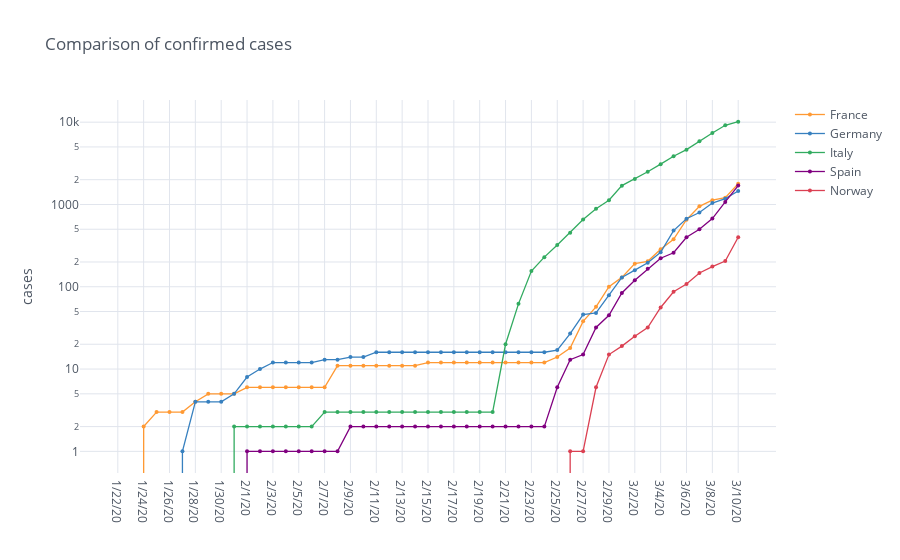

Write notebook code for a chart like this one.
### Code cell
countries = ['Germany', 'France', 'Italy', 'Spain', 'Norway']

confirmed_cases_countries = df_confirmed[df_confirmed['Country/Region'].isin(countries)].loc[:, '1/22/20':].transpose(copy=True)
countries_columns = df_confirmed[df_confirmed['Country/Region'].isin(countries)].loc[:, 'Country/Region'].tolist()
confirmed_cases_countries.columns = countries_columns

# confirmed_cases_countries.head()

fig = confirmed_cases_countries.iplot(theme="white", title='Comparison of confirmed cases', size=4, yTitle='cases', mode='lines+markers', asFigure=True)
fig.update_layout(yaxis_type="log")
fig.show()

### Figure 1 — Plotly figure (JSON) as saved in the notebook; plotly's stock layout.template omitted (floating-point values rounded to 4 significant figures)
{"data": [{"line": {"color": "rgba(255, 153, 51, 1.0)", "dash": "solid", "shape": "linear", "width": 1.3}, "marker": {"size": 4, "symbol": "circle"}, "mode": "lines+markers", "name": "France", "text": "", "type": "scatter", "x": ["1/22/20", "1/23/20", "1/24/20", "1/25/20", "1/26/20", "1/27/20", "1/28/20", "1/29/20", "1/30/20", "1/31/20", "2/1/20", "2/2/20", "2/3/20", "2/4/20", "2/5/20", "2/6/20", "2/7/20", "2/8/20", "2/9/20", "2/10/20", "2/11/20", "2/12/20", "2/13/20", "2/14/20", "2/15/20", "2/16/20", "2/17/20", "2/18/20", "2/19/20", "2/20/20", "2/21/20", "2/22/20", "2/23/20", "2/24/20", "2/25/20", "2/26/20", "2/27/20", "2/28/20", "2/29/20", "3/1/20", "3/2/20", "3/3/20", "3/4/20", "3/5/20", "3/6/20", "3/7/20", "3/8/20", "3/9/20", "3/10/20"], "y": [0, 0, 2, 3, 3, 3, 4, 5, 5, 5, 6, 6, 6, 6, 6, 6, 6, 11, 11, 11, 11, 11, 11, 11, 12, 12, 12, 12, 12, 12, 12, 12, 12, 12, 14, 18, 38, 57, 100, 130, 191, 204, 285, 377, 653, 949, 1126, 1209, 1784]}, {"line": {"color": "rgba(55, 128, 191, 1.0)", "dash": "solid", "shape": "linear", "width": 1.3}, "marker": {"size": 4, "symbol": "circle"}, "mode": "lines+markers", "name": "Germany", "text": "", "type": "scatter", "x": ["1/22/20", "1/23/20", "1/24/20", "1/25/20", "1/26/20", "1/27/20", "1/28/20", "1/29/20", "1/30/20", "1/31/20", "2/1/20", "2/2/20", "2/3/20", "2/4/20", "2/5/20", "2/6/20", "2/7/20", "2/8/20", "2/9/20", "2/10/20", "2/11/20", "2/12/20", "2/13/20", "2/14/20", "2/15/20", "2/16/20", "2/17/20", "2/18/20", "2/19/20", "2/20/20", "2/21/20", "2/22/20", "2/23/20", "2/24/20", "2/25/20", "2/26/20", "2/27/20", "2/28/20", "2/29/20", "3/1/20", "3/2/20", "3/3/20", "3/4/20", "3/5/20", "3/6/20", "3/7/20", "3/8/20", "3/9/20", "3/10/20"], "y": [0, 0, 0, 0, 0, 1, 4, 4, 4, 5, 8, 10, 12, 12, 12, 12, 13, 13, 14, 14, 16, 16, 16, 16, 16, 16, 16, 16, 16, 16, 16, 16, 16, 16, 17, 27, 46, 48, 79, 130, 159, 196, 262, 482, 670, 799, 1040, 1176, 1457]}, {"line": {"color": "rgba(50, 171, 96, 1.0)", "dash": "solid", "shape": "linear", "width": 1.3}, "marker": {"size": 4, "symbol": "circle"}, "mode": "lines+markers", "name": "Italy", "text": "", "type": "scatter", "x": ["1/22/20", "1/23/20", "1/24/20", "1/25/20", "1/26/20", "1/27/20", "1/28/20", "1/29/20", "1/30/20", "1/31/20", "2/1/20", "2/2/20", "2/3/20", "2/4/20", "2/5/20", "2/6/20", "2/7/20", "2/8/20", "2/9/20", "2/10/20", "2/11/20", "2/12/20", "2/13/20", "2/14/20", "2/15/20", "2/16/20", "2/17/20", "2/18/20", "2/19/20", "2/20/20", "2/21/20", "2/22/20", "2/23/20", "2/24/20", "2/25/20", "2/26/20", "2/27/20", "2/28/20", "2/29/20", "3/1/20", "3/2/20", "3/3/20", "3/4/20", "3/5/20", "3/6/20", "3/7/20", "3/8/20", "3/9/20", "3/10/20"], "y": [0, 0, 0, 0, 0, 0, 0, 0, 0, 2, 2, 2, 2, 2, 2, 2, 3, 3, 3, 3, 3, 3, 3, 3, 3, 3, 3, 3, 3, 3, 20, 62, 155, 229, 322, 453, 655, 888, 1128, 1694, 2036, 2502, 3089, 3858, 4636, 5883, 7375, 9172, 10149]}, {"line": {"color": "rgba(128, 0, 128, 1.0)", "dash": "solid", "shape": "linear", "width": 1.3}, "marker": {"size": 4, "symbol": "circle"}, "mode": "lines+markers", "name": "Spain", "text": "", "type": "scatter", "x": ["1/22/20", "1/23/20", "1/24/20", "1/25/20", "1/26/20", "1/27/20", "1/28/20", "1/29/20", "1/30/20", "1/31/20", "2/1/20", "2/2/20", "2/3/20", "2/4/20", "2/5/20", "2/6/20", "2/7/20", "2/8/20", "2/9/20", "2/10/20", "2/11/20", "2/12/20", "2/13/20", "2/14/20", "2/15/20", "2/16/20", "2/17/20", "2/18/20", "2/19/20", "2/20/20", "2/21/20", "2/22/20", "2/23/20", "2/24/20", "2/25/20", "2/26/20", "2/27/20", "2/28/20", "2/29/20", "3/1/20", "3/2/20", "3/3/20", "3/4/20", "3/5/20", "3/6/20", "3/7/20", "3/8/20", "3/9/20", "3/10/20"], "y": [0, 0, 0, 0, 0, 0, 0, 0, 0, 0, 1, 1, 1, 1, 1, 1, 1, 1, 2, 2, 2, 2, 2, 2, 2, 2, 2, 2, 2, 2, 2, 2, 2, 2, 6, 13, 15, 32, 45, 84, 120, 165, 222, 259, 400, 500, 673, 1073, 1695]}, {"line": {"color": "rgba(219, 64, 82, 1.0)", "dash": "solid", "shape": "linear", "width": 1.3}, "marker": {"size": 4, "symbol": "circle"}, "mode": "lines+markers", "name": "Norway", "text": "", "type": "scatter", "x": ["1/22/20", "1/23/20", "1/24/20", "1/25/20", "1/26/20", "1/27/20", "1/28/20", "1/29/20", "1/30/20", "1/31/20", "2/1/20", "2/2/20", "2/3/20", "2/4/20", "2/5/20", "2/6/20", "2/7/20", "2/8/20", "2/9/20", "2/10/20", "2/11/20", "2/12/20", "2/13/20", "2/14/20", "2/15/20", "2/16/20", "2/17/20", "2/18/20", "2/19/20", "2/20/20", "2/21/20", "2/22/20", "2/23/20", "2/24/20", "2/25/20", "2/26/20", "2/27/20", "2/28/20", "2/29/20", "3/1/20", "3/2/20", "3/3/20", "3/4/20", "3/5/20", "3/6/20", "3/7/20", "3/8/20", "3/9/20", "3/10/20"], "y": [0, 0, 0, 0, 0, 0, 0, 0, 0, 0, 0, 0, 0, 0, 0, 0, 0, 0, 0, 0, 0, 0, 0, 0, 0, 0, 0, 0, 0, 0, 0, 0, 0, 0, 0, 1, 1, 6, 15, 19, 25, 32, 56, 87, 108, 147, 176, 205, 400]}], "layout": {"legend": {"bgcolor": "#FFFFFF", "font": {"color": "#4D5663"}}, "paper_bgcolor": "#FFFFFF", "plot_bgcolor": "#FFFFFF", "title": {"font": {"color": "#4D5663"}, "text": "Comparison of confirmed cases"}, "xaxis": {"gridcolor": "#E1E5ED", "showgrid": true, "tickfont": {"color": "#4D5663"}, "title": {"font": {"color": "#4D5663"}, "text": ""}, "zerolinecolor": "#E1E5ED"}, "yaxis": {"gridcolor": "#E1E5ED", "showgrid": true, "tickfont": {"color": "#4D5663"}, "title": {"font": {"color": "#4D5663"}, "text": "cases"}, "type": "log", "zerolinecolor": "#E1E5ED"}}}
